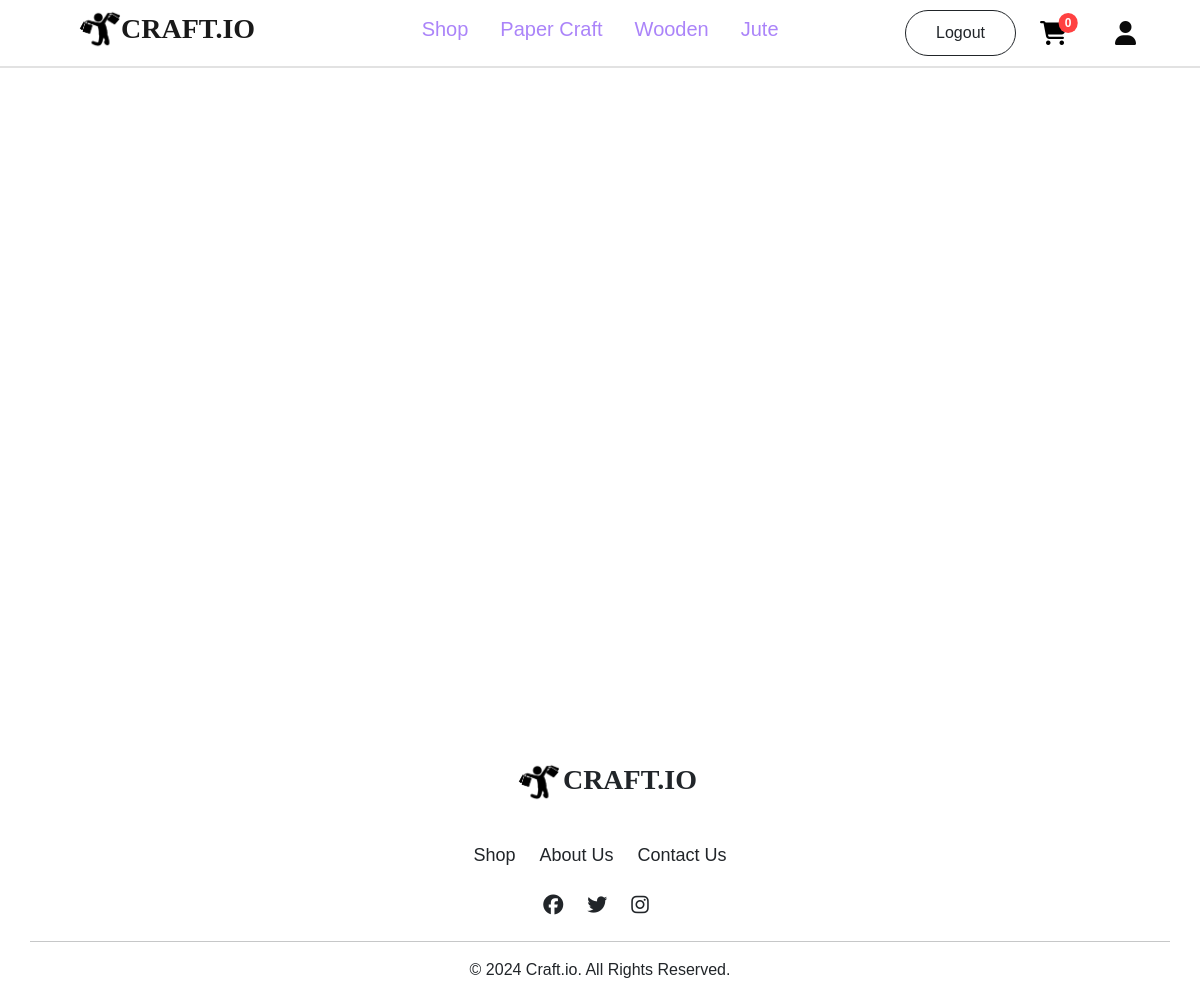
Before: /customer/wishlist/ (signed in) with the older database file.
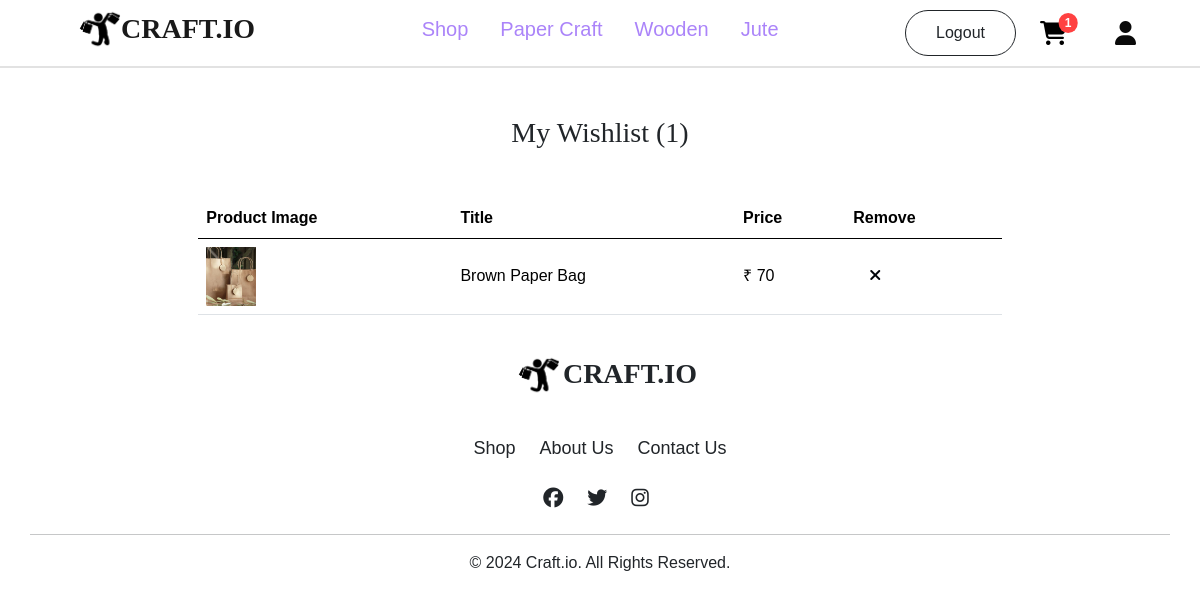
After: the same page with the newer database file.
### account/models.py (models this page shows, shortened)
class Wishlist(models.Model):
    user = models.ForeignKey(User, on_delete=models.CASCADE)
    product = models.ForeignKey(Productss, on_delete=models.CASCADE)

class Productss(models.Model):
    title=models.CharField(max_length=100)
    description=models.CharField(max_length=500)
    price=models.IntegerField()
    offerprice=models.IntegerField()
    image=models.ImageField(upload_to='product_images')
    stock=models.IntegerField()
    ShippingFee=models.CharField(max_length=100,default='Free')
    created_at = models.DateTimeField(default=timezone.now)
    options=(
        ('PaperCraft','PaperCraft'),
        ('Wooden','Wooden'),
        ('Jute','Jute'),
    )
    category=models.CharField(max_length=100,choices=options)

### customer/views.py (the view)
    def inner(request, *args, **kw):
        if request.user.is_authenticated:
            return fn(request, *args, **kw)
        else:
            messages.error(request, 'Please login First!!')
            return redirect('login')

### customer/context_processors.py (called while the page is built)
def item_count(request):
    if request.user.is_authenticated:
        cart_count=Cart.objects.filter(user=request.user).count()
        wishlist_count=Wishlist.objects.filter(user=request.user).count()
        order_count=Orders.objects.filter(user=request.user).count()
        return {'cart':cart_count,'wishlist':wishlist_count,'order':order_count}
    else:
        return {"cart":0,'wishlist':0,"order":0}

### customer/views.py (called while the page is built)
def signin_required(fn):
    def inner(request, *args, **kw):
        if request.user.is_authenticated:
            return fn(request, *args, **kw)
        else:
            messages.error(request, 'Please login First!!')
            return redirect('login')
    return inner

@signin_required
def wishlist_view(request):
    wishlist_items = Wishlist.objects.filter(user=request.user)
    return render(request, 'wishlist.html', {'wishlist_items': wishlist_items})

### customer/templates/wishlist.html (shortened to what this page needs)
{% extends 'navbar.html' %}
{% block content %}
    {% if wishlist_items %}
    <div class="container mt-5">
        <h3 class="text-center" style="font-family:Cambria, Cochin, Georgia, Times, 'Times New Roman', serif;">My Wishlist
            ({{wishlist}})
        </h3>
    <div class="table-container" style="width: 72%; margin: 0 auto;">
        <table class="table mt-5">
            <thead>
                <tr>
                    <th>Product Image</th>
                    <th>Title</th>
                    <th>Price</th>
                    <th>Remove</th>
                </tr>
            </thead>
            <tbody>
            {% for item in wishlist_items %}
                <tr class="align-middle">
                    <td>
                        <a href="{% url 'pdetail' item.product.id %}">
                            <img src="{{ item.product.image.url }}" alt="{{ item.product.title }}" class="img-fluid" height="50px" width="50px">
                        </a>
                    </td>
                    <td>{{ item.product.title }}</td>
                    <td>&#8377; {{ item.product.offerprice }}</td>
                    <td>
                        <a href="{% url 'remove_from_wishlist' item.product.id %}"  class="ms-3"><i class="fa-solid fa-xmark" style="color: #00040a;"></i></a>
                    </td>
                </tr>
            {% endfor %}
            </tbody>
        </table>
    </div>
</div>
    {% else %}
    <div style="display: flex; justify-content: center; align-items: center; height: 80vh;margin-top: 30px;">
    </div>
    {% endif %}
{% endblock content %}

Changed rows visible on the page:
added Wishlist: product.image (picture), product "Brown Paper Bag", product.offerprice "70"
Other visible differences:
{{ cart }}: "0" → "1"
{{ wishlist }}: (not shown) → "1"
text now shown: "My Wishlist ( ) Product Image Title Price Remove"
